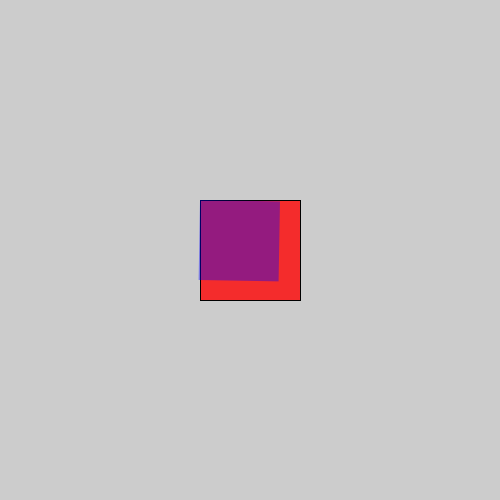
Frame 1 (no input)
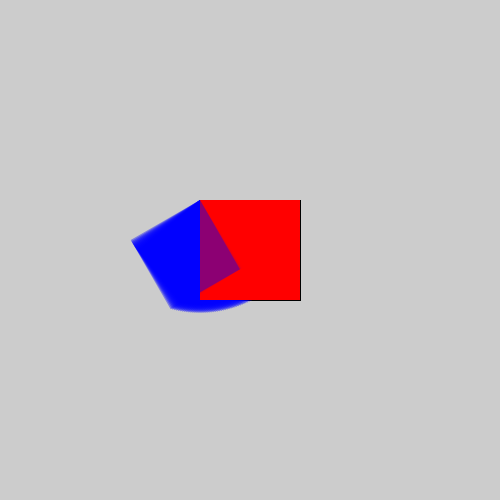
Frame 60 (the mouse pressed at the canvas centre just before this capture)
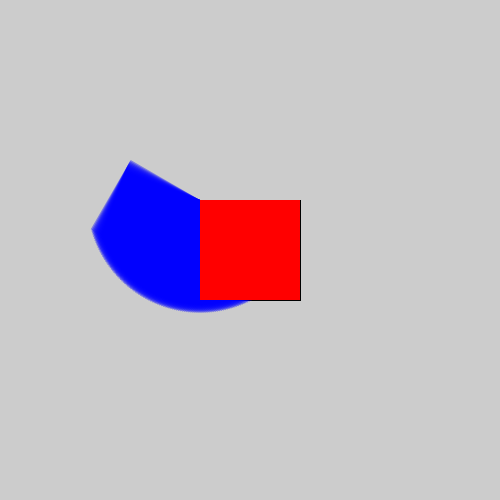
Frame 120 (the mouse held since frame 60 and released just before this capture)

The Processing sketch that drew these frames (run headless with seeded random() and noise(); from frame 60 on, the mouse is pressed at the canvas centre):

// Processing sketch: Transformation_02_rotation
// ── Transformation_02_rotation.pde
void setup() {
  size(500, 500);
}

void draw() {
  fill(255, 0, 0, 200);
  rect(200, 200, 100, 100);

  pushMatrix();
  translate(200, 200);
  // rotate(radians(mouseX));
  rotate(radians(frameCount));
  noStroke();
  fill(0, 0, 255, 100);
  rect(0, 0, 80, 80);
  popMatrix();
}
